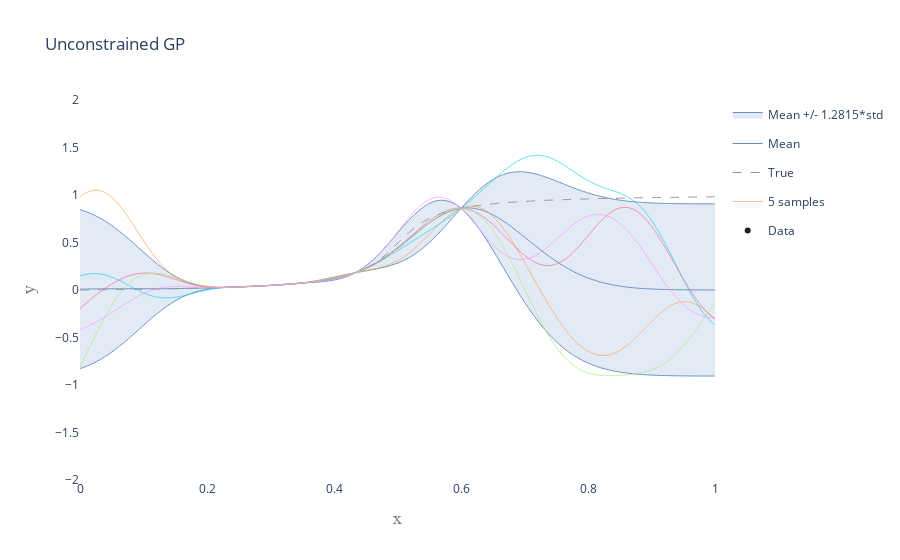

Notebook source saved alongside this figure:
### Code cell
# Plot unconstrained un-optimized GP
mean_unconstr, cov_unconstr = model.calc_posterior_unconstrained(x_test.reshape(-1, 1), full_cov = True)
mean_unconstr = np.array(mean_unconstr).flatten()
var_unconstr = np.diagonal(cov_unconstr)

num_samples = 5
samplepaths_unconstr = np.random.multivariate_normal(mean_unconstr, cov_unconstr, num_samples).T

fig_unconstr_1 = PlotGP2d(x_mean = x_test,
                        mean = mean_unconstr,
                        var = var_unconstr,
                        x_obs = model.X_training,
                        y_obs = model.Y_training, 
                        num_std = 1.2815,
                        x_true = x_test,
                        y_true = y_true,
                        samplepaths = samplepaths_unconstr,
                        title = 'Unconstrained GP',
                        xrange = [0, 1],
                        yrange = [-2, 2],
                        smoothing = True)

pltlyoff.iplot(fig_unconstr_1, filename='')

### Figure 1 — Plotly figure (JSON) as saved in the notebook; plotly's stock layout.template omitted (floating-point values rounded to 4 significant figures; data arrays with more than 128 entries replaced by an {"elided": "..."} marker saying what was removed)
{"data": [{"legendgroup": "conf", "line": {"color": "rgb(105, 144, 193)", "shape": "spline", "width": 1}, "mode": "lines", "showlegend": false, "type": "scatter", "x": {"elided": "500 float values"}, "y": {"elided": "500 float values"}}, {"fill": "tonexty", "fillcolor": "rgba(213, 226, 241, 0.7)", "legendgroup": "conf", "line": {"color": "rgb(105, 144, 193)", "shape": "spline", "width": 1}, "mode": "lines", "name": "Mean +/- 1.2815*std", "type": "scatter", "x": {"elided": "500 float values"}, "y": {"elided": "500 float values"}}, {"line": {"color": "rgb(105, 144, 193)", "shape": "spline", "width": 1}, "mode": "lines", "name": "Mean", "type": "scatter", "x": {"elided": "500 float values"}, "y": {"elided": "500 float values"}}, {"line": {"color": "rgb(150, 150, 150)", "dash": "dash", "shape": "spline", "width": 1}, "mode": "lines", "name": "True", "type": "scatter", "x": {"elided": "500 float values"}, "y": {"elided": "500 float values"}}, {"legendgroup": "samples", "line": {"shape": "spline", "width": 0.7}, "mode": "lines", "name": "5 samples", "type": "scatter", "x": {"elided": "500 float values"}, "y": {"elided": "500 float values"}}, {"legendgroup": "samples", "line": {"shape": "spline", "width": 0.7}, "mode": "lines", "name": "5 samples", "showlegend": false, "type": "scatter", "x": {"elided": "500 float values"}, "y": {"elided": "500 float values"}}, {"legendgroup": "samples", "line": {"shape": "spline", "width": 0.7}, "mode": "lines", "name": "5 samples", "showlegend": false, "type": "scatter", "x": {"elided": "500 float values"}, "y": {"elided": "500 float values"}}, {"legendgroup": "samples", "line": {"shape": "spline", "width": 0.7}, "mode": "lines", "name": "5 samples", "showlegend": false, "type": "scatter", "x": {"elided": "500 float values"}, "y": {"elided": "500 float values"}}, {"legendgroup": "samples", "line": {"shape": "spline", "width": 0.7}, "mode": "lines", "name": "5 samples", "showlegend": false, "type": "scatter", "x": {"elided": "500 float values"}, "y": {"elided": "500 float values"}}, {"marker": {"color": "rgb(33, 33, 33)", "size": 6, "symbol": "circle"}, "mode": "markers", "name": "Data", "type": "scatter", "x": [[0.6], [0.4333], [0.35], [0.3], [0.2667], [0.2429], [0.225]], "y": [0.8594, 0.1813, 0.07403, 0.04844, 0.03714, 0.03079, 0.02673]}], "layout": {"paper_bgcolor": "rgba(0,0,0,0)", "plot_bgcolor": "rgba(0,0,0,0)", "title": {"text": "Unconstrained GP"}, "xaxis": {"range": [0, 1], "title": {"font": {"color": "#7f7f7f", "family": "Courier New, monospace", "size": 18}, "text": "x"}}, "yaxis": {"range": [-2, 2], "title": {"font": {"color": "#7f7f7f", "family": "Courier New, monospace", "size": 18}, "text": "y"}}}}
